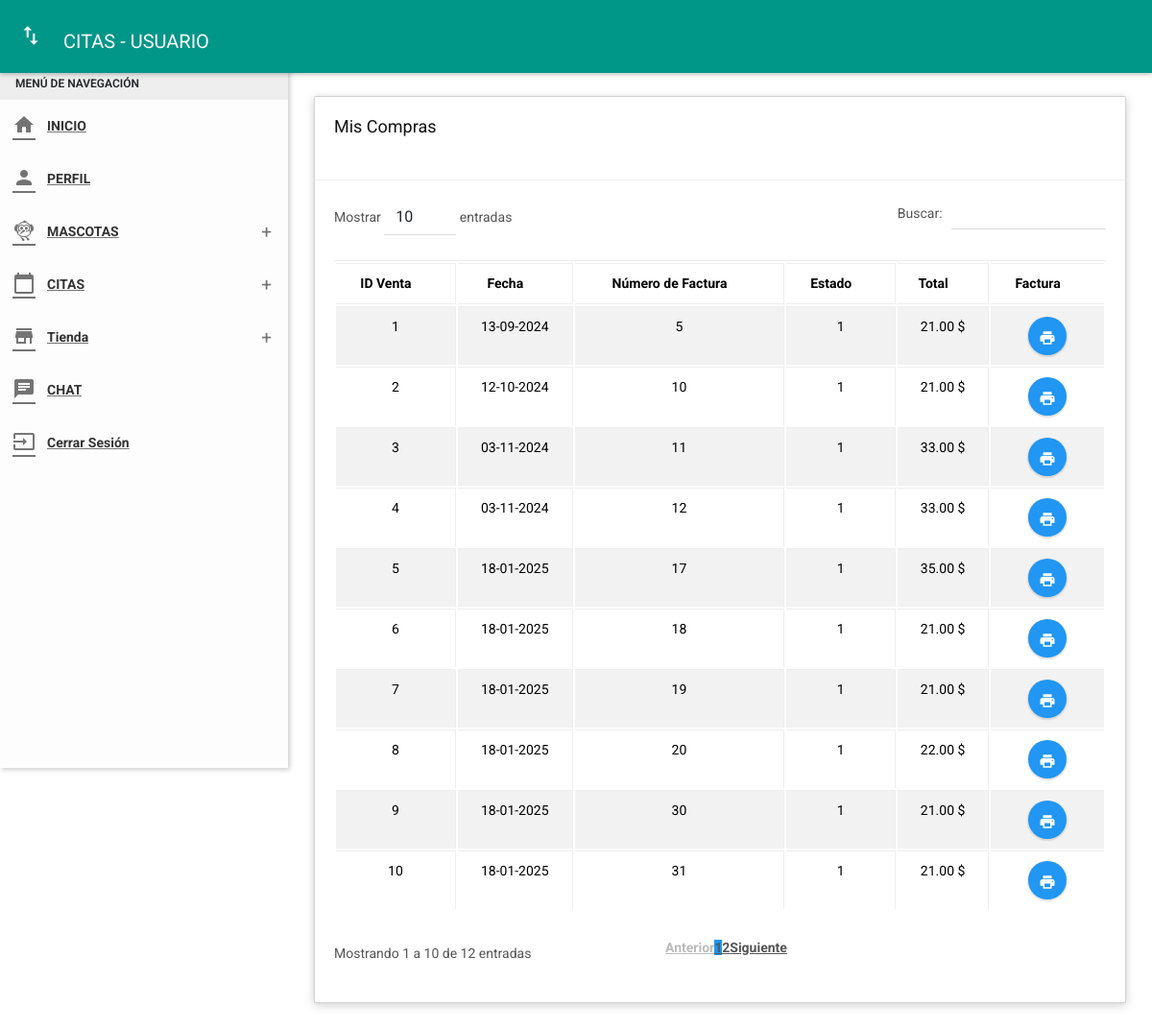
Page /View/SideUser/sales/sales.php (signed in) on the committed database.
### tables this page shows
CREATE TABLE `venta` (
  `id_venta` int(11) NOT NULL,
  `fecha` datetime NOT NULL,
  `numfact` int(11) NOT NULL,
  `estado` char(1) NOT NULL,
  `id_due` int(11) NOT NULL,
  `total` decimal(10,2) NOT NULL,
  `tipoc` varchar(25) NOT NULL,
  `tipopa` varchar(25) NOT NULL,
  `numtarj` char(20) NOT NULL,
  `typetarj` varchar(20) NOT NULL,
  `nomtarj` varchar(40) NOT NULL,
  `expmon` char(1) NOT NULL,
  `expyear` char(2) NOT NULL,
  `cvc` char(4) NOT NULL,
  `recibir` decimal(10,2) NOT NULL,
  `cambio` decimal(10,2) NOT NULL
);

### View/SideUser/sales/sales.php (the view, shortened to what this page needs)
<?php
require_once './../../../assets/db/connectionMysql.php';
$id_due = $_SESSION['ownerID'];
$query = "SELECT id_venta, fecha, numfact, estado, total FROM venta WHERE id_due = ?";
$stmt = $conn->prepare($query);
$stmt->bind_param("i", $id_due);
$stmt->execute();
$result = $stmt->get_result();
$compras = [];
while ($row = $result->fetch_assoc()) {
  $row['fecha'] = date("d-m-Y", strtotime($row['fecha']));
  $compras[] = $row;
}
?>
<?php include '../Includes/Head2.php'; ?>
<body class="theme-red">
  <nav class="navbar">
    <div class="container-fluid">
      <div class="navbar-header">
        <a href="javascript:void(0);" class="navbar-toggle collapsed" data-toggle="collapse"
          data-target="#navbar-collapse" aria-expanded="false"></a>
        <a class="navbar-brand" href="./../home.php">CITAS - USUARIO</a>
      </div>
    </div>
  </nav>
  <?php include '../Includes/Sidebar2.php'; ?>
  <section class="content">
    <div class="container-fluid">
      <div class="row clearfix">
        <div class="col-lg-12 col-md-12 col-sm-12 col-xs-12">
          <div class="card">
            <div class="header">
              <h2><i class="fas fa-shopping-cart text-primary"></i> Mis Compras</h2>
              <br>
            </div>
            <div class="body">
              <div class="table-responsive">
                <table id="tabla-compras"
                  class="table table-bordered table-striped table-hover dataTable js-exportable">
                  <thead>
                    <tr>
                      <th class="text-center">ID Venta</th>
                      <th class="text-center">Fecha</th>
                      <th class="text-center">Número de Factura</th>
                      <th class="text-center">Estado</th>
                      <th class="text-center">Total</th>
                      <th class="text-center">Factura</th>
                    </tr>
                  </thead>
                  <tbody>
                    <?php foreach ($compras as $key => $compra): ?>
                      <tr>
                        <td class="text-center"><?= $key + 1 ?></td>
                        <td class="text-center"><?= $compra['fecha']; ?></td>
                        <td class="text-center"><?= $compra['numfact']; ?></td>
                        <td class="text-center"><?= $compra['estado']; ?></td>
                        <td class="text-center"><?= $compra['total'] . ' $'; ?></td>
                        <td style="display: flex; justify-content: center; gap: 5px;">
                          <a href="generar_pdf.php?id_venta=<?= $compra['id_venta']; ?>"
                            class="btn bg-blue btn-circle waves-effect waves-circle waves-float" target="_blank">
                            <i class="material-icons">print</i>
                          </a>
                        </td>
                      </tr>
                    <?php endforeach; ?>
                  </tbody>
                </table>
              </div>
            </div>
          </div>
        </div>
      </div>
    </div>
  </section>
</body>
</html>

### assets/css/themes/all-themes.css (style rules this page uses)
.theme-red .navbar-brand { color: #fff; }

### rows in the picture
venta: fecha "13-09-2024", numfact "5", estado "1", total "21.00"
venta: fecha "12-10-2024", numfact "10", estado "1", total "21.00"
venta: fecha "03-11-2024", numfact "11", estado "1", total "33.00"
venta: fecha "03-11-2024", numfact "12", estado "1", total "33.00"
venta: fecha "18-01-2025", numfact "17", estado "1", total "35.00"
venta: fecha "18-01-2025", numfact "18", estado "1", total "21.00"
venta: fecha "18-01-2025", numfact "19", estado "1", total "21.00"
venta: fecha "18-01-2025", numfact "20", estado "1", total "22.00"
venta: fecha "18-01-2025", numfact "30", estado "1", total "21.00"
venta: fecha "18-01-2025", numfact "31", estado "1", total "21.00"
